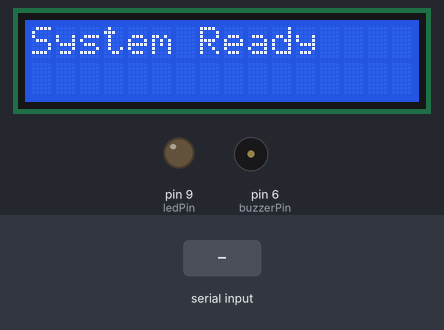
A sketch run on a simulated Arduino Uno, built with avr-gcc and run on an emulated ATmega328P. Parts: 16×2 character LCD, output pins drawn as LEDs (lit = HIGH), buzzer (waves = sounding, pin HIGH). Inputs (shaded band) come from the test bench.

Above: at 1.2 s.
1.3 s: "a" received over Serial
At 2.5 s:
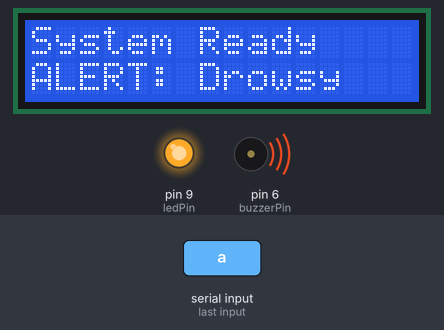
2.8 s: "b" received over Serial
At 3.6 s:
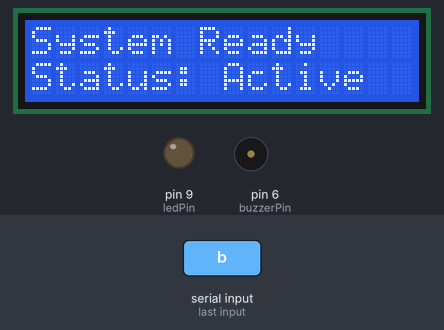
Timing chart, 0 to 5.8 s (numbered marks = the images above; inputs shaded):
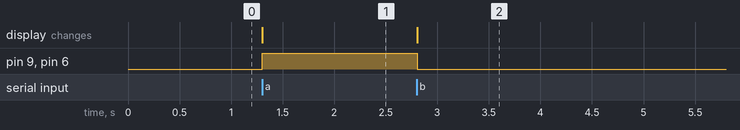

The sketch:

ddd_arduino.ino
```cpp
#include <LiquidCrystal.h>

LiquidCrystal lcd(12, 11, 5, 4, 3, 2);

int ledPin = 9;
int buzzerPin = 6;
char input;

unsigned long lastAlertTime = 0;
int alertCount = 0;

void setup() {
  lcd.begin(16, 2);
  lcd.setCursor(0, 0);
  lcd.print("System Ready");

  pinMode(ledPin, OUTPUT);
  pinMode(buzzerPin, OUTPUT);

  Serial.begin(9600);
}

void loop() {
  if (Serial.available()) {
    input = Serial.read();

    if (input == 'a') {
      lcd.setCursor(0, 1);
      lcd.print("ALERT: Drowsy   ");
      digitalWrite(ledPin, HIGH);
      digitalWrite(buzzerPin, HIGH);

      unsigned long currentTime = millis();

      // Reset counter if time exceeded
      if (currentTime - lastAlertTime > 15000) {
        alertCount = 1;
      } else {
        alertCount++;
      }

      lastAlertTime = currentTime;

      // Show break suggestion
      if (alertCount >= 3) {
        lcd.clear();
        lcd.setCursor(0, 0);
        lcd.print("Take a Break!");
        digitalWrite(ledPin, HIGH);
        digitalWrite(buzzerPin, HIGH);
        delay(4000);
        lcd.clear();
        lcd.setCursor(0, 0);
        lcd.print("System Ready");
        alertCount = 0;
      }
    }

    else if (input == 'b') {
      lcd.setCursor(0, 1);
      lcd.print("Status: Active  ");
      digitalWrite(ledPin, LOW);
      digitalWrite(buzzerPin, LOW);
    }
  }
}
```

Measured:
- after the input at 1.3 s, pin 9 (ledPin), pin 6 (buzzerPin): LOW → HIGH at once; the display: changes at once (image 1)
- after the input at 2.8 s, pin 9 (ledPin), pin 6 (buzzerPin): HIGH → LOW at once; the display: changes at once (image 2)
